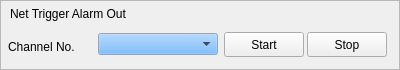
  <widget class="QFrame" name="frame6">
   <property name="geometry">
    <rect>
     <x>409</x>
     <y>61</y>
     <width>400</width>
     <height>70</height>
    </rect>
   </property>
   <property name="frameShape">
    <enum>QFrame::StyledPanel</enum>
   </property>
   <property name="frameShadow">
    <enum>QFrame::Plain</enum>
   </property>
   <widget class="QLabel" name="textLabel2">
    <property name="geometry">
     <rect>
      <x>10</x>
      <y>4</y>
      <width>201</width>
      <height>20</height>
     </rect>
    </property>
    <property name="text">
     <string>Net Trigger Alarm Out</string>
    </property>
    <property name="wordWrap">
     <bool>false</bool>
    </property>
   </widget>
   <widget class="QComboBox" name="ComboxChannelOut">
    <property name="geometry">
     <rect>
      <x>98</x>
      <y>33</y>
      <width>120</width>
      <height>22</height>
     </rect>
    </property>
    <property name="palette">
     <palette>
      <active>
       <colorrole role="WindowText">
        <brush brushstyle="SolidPattern">
         <color alpha="255">
          <red>0</red>
          <green>0</green>
          <blue>0</blue>
         </color>
        </brush>
       </colorrole>
       <colorrole role="Button">
        <brush brushstyle="SolidPattern">
         <color alpha="255">
          <red>85</red>
          <green>170</green>
          <blue>255</blue>
         </color>
        </brush>
       </colorrole>
       <colorrole role="Light">
        <brush brushstyle="SolidPattern">
         <color alpha="255">
          <red>212</red>
          <green>234</green>
          <blue>255</blue>
         </color>
        </brush>
       </colorrole>
       <colorrole role="Midlight">
        <brush brushstyle="SolidPattern">
         <color alpha="255">
          <red>148</red>
          <green>202</green>
          <blue>255</blue>
         </color>
        </brush>
       </colorrole>
       <colorrole role="Dark">
        <brush brushstyle="SolidPattern">
         <color alpha="255">
          <red>42</red>
          <green>85</green>
          <blue>127</blue>
         </color>
        </brush>
       </colorrole>
       <colorrole role="Mid">
        <brush brushstyle="SolidPattern">
         <color alpha="255">
          <red>57</red>
          <green>113</green>
          <blue>170</blue>
         </color>
        </brush>
       </colorrole>
       <colorrole role="Text">
        <brush brushstyle="SolidPattern">
         <color alpha="255">
          <red>0</red>
          <green>0</green>
          <blue>0</blue>
         </color>
        </brush>
       </colorrole>
       <colorrole role="BrightText">
        <brush brushstyle="SolidPattern">
         <color alpha="255">
          <red>255</red>
          <green>255</green>
          <blue>255</blue>
         </color>
        </brush>
       </colorrole>
       <colorrole role="ButtonText">
        <brush brushstyle="SolidPattern">
         <color alpha="255">
          <red>0</red>
          <green>0</green>
          <blue>0</blue>
         </color>
        </brush>
       </colorrole>
       <colorrole role="Base">
        <brush brushstyle="SolidPattern">
         <color alpha="255">
          <red>255</red>
          <green>255</green>
          <blue>255</blue>
         </color>
        </brush>
       </colorrole>
       <colorrole role="Window">
        <brush brushstyle="SolidPattern">
         <color alpha="255">
          <red>212</red>
          <green>228</green>
          <blue>255</blue>
         </color>
        </brush>
       </colorrole>
       <colorrole role="Shadow">
        <brush brushstyle="SolidPattern">
         <color alpha="255">
          <red>0</red>
          <green>0</green>
          <blue>0</blue>
         </color>
        </brush>
       </colorrole>
       <colorrole role="Highlight">
        <brush brushstyle="SolidPattern">
         <color alpha="255">
          <red>0</red>
          <green>0</green>
          <blue>128</blue>
         </color>
        </brush>
       </colorrole>
       <colorrole role="HighlightedText">
        <brush brushstyle="SolidPattern">
         <color alpha="255">
          <red>255</red>
          <green>255</green>
          <blue>255</blue>
         </color>
        </brush>
       </colorrole>
       <colorrole role="Link">
        <brush brushstyle="SolidPattern">
         <color alpha="255">
          <red>0</red>
          <green>0</green>
          <blue>0</blue>
         </color>
        </brush>
       </colorrole>
       <colorrole role="LinkVisited">
        <brush brushstyle="SolidPattern">
         <color alpha="255">
          <red>0</red>
          <green>0</green>
          <blue>0</blue>
         </color>
        </brush>
       </colorrole>
      </active>
      <inactive>
       <colorrole role="WindowText">
        <brush brushstyle="SolidPattern">
         <color alpha="255">
          <red>0</red>
          <green>0</green>
          <blue>0</blue>
         </color>
        </brush>
       </colorrole>
       <colorrole role="Button">
        <brush brushstyle="SolidPattern">
         <color alpha="255">
          <red>85</red>
          <green>170</green>
          <blue>255</blue>
         </color>
        </brush>
       </colorrole>
       <colorrole role="Light">
        <brush brushstyle="SolidPattern">
         <color alpha="255">
          <red>212</red>
          <green>234</green>
          <blue>255</blue>
         </color>
        </brush>
       </colorrole>
       <colorrole role="Midlight">
        <brush brushstyle="SolidPattern">
         <color alpha="255">
          <red>123</red>
          <green>189</green>
          <blue>255</blue>
         </color>
        </brush>
       </colorrole>
       <colorrole role="Dark">
        <brush brushstyle="SolidPattern">
         <color alpha="255">
          <red>42</red>
          <green>85</green>
          <blue>127</blue>
         </color>
        </brush>
       </colorrole>
       <colorrole role="Mid">
        <brush brushstyle="SolidPattern">
         <color alpha="255">
          <red>57</red>
          <green>113</green>
          <blue>170</blue>
         </color>
        </brush>
       </colorrole>
       <colorrole role="Text">
        <brush brushstyle="SolidPattern">
         <color alpha="255">
          <red>0</red>
          <green>0</green>
          <blue>0</blue>
         </color>
        </brush>
       </colorrole>
       <colorrole role="BrightText">
        <brush brushstyle="SolidPattern">
         <color alpha="255">
          <red>255</red>
          <green>255</green>
          <blue>255</blue>
         </color>
        </brush>
       </colorrole>
       <colorrole role="ButtonText">
        <brush brushstyle="SolidPattern">
         <color alpha="255">
          <red>0</red>
          <green>0</green>
          <blue>0</blue>
         </color>
        </brush>
       </colorrole>
       <colorrole role="Base">
        <brush brushstyle="SolidPattern">
         <color alpha="255">
          <red>255</red>
          <green>255</green>
          <blue>255</blue>
         </color>
        </brush>
       </colorrole>
       <colorrole role="Window">
        <brush brushstyle="SolidPattern">
         <color alpha="255">
          <red>212</red>
          <green>228</green>
          <blue>255</blue>
         </color>
        </brush>
       </colorrole>
       <colorrole role="Shadow">
        <brush brushstyle="SolidPattern">
         <color alpha="255">
          <red>0</red>
          <green>0</green>
          <blue>0</blue>
         </color>
        </brush>
       </colorrole>
       <colorrole role="Highlight">
        <brush brushstyle="SolidPattern">
         <color alpha="255">
          <red>0</red>
          <green>0</green>
          <blue>128</blue>
         </color>
        </brush>
       </colorrole>
       <colorrole role="HighlightedText">
        <brush brushstyle="SolidPattern">
         <color alpha="255">
          <red>255</red>
          <green>255</green>
          <blue>255</blue>
         </color>
        </brush>
       </colorrole>
       <colorrole role="Link">
        <brush brushstyle="SolidPattern">
         <color alpha="255">
          <red>0</red>
          <green>0</green>
          <blue>255</blue>
         </color>
        </brush>
       </colorrole>
       <colorrole role="LinkVisited">
        <brush brushstyle="SolidPattern">
         <color alpha="255">
          <red>255</red>
          <green>0</green>
          <blue>255</blue>
         </color>
        </brush>
       </colorrole>
      </inactive>
      <disabled>
       <colorrole role="WindowText">
        <brush brushstyle="SolidPattern">
         <color alpha="255">
          <red>128</red>
          <green>128</green>
          <blue>128</blue>
         </color>
        </brush>
       </colorrole>
       <colorrole role="Button">
        <brush brushstyle="SolidPattern">
         <color alpha="255">
          <red>85</red>
          <green>170</green>
          <blue>255</blue>
         </color>
        </brush>
       </colorrole>
       <colorrole role="Light">
        <brush brushstyle="SolidPattern">
         <color alpha="255">
          <red>212</red>
          <green>234</green>
          <blue>255</blue>
         </color>
        </brush>
       </colorrole>
       <colorrole role="Midlight">
        <brush brushstyle="SolidPattern">
         <color alpha="255">
          <red>123</red>
          <green>189</green>
          <blue>255</blue>
         </color>
        </brush>
       </colorrole>
       <colorrole role="Dark">
        <brush brushstyle="SolidPattern">
         <color alpha="255">
          <red>42</red>
          <green>85</green>
          <blue>127</blue>
         </color>
        </brush>
       </colorrole>
       <colorrole role="Mid">
        <brush brushstyle="SolidPattern">
         <color alpha="255">
          <red>57</red>
          <green>113</green>
          <blue>170</blue>
         </color>
        </brush>
       </colorrole>
       <colorrole role="Text">
        <brush brushstyle="SolidPattern">
         <color alpha="255">
          <red>128</red>
          <green>128</green>
          <blue>128</blue>
         </color>
        </brush>
       </colorrole>
       <colorrole role="BrightText">
        <brush brushstyle="SolidPattern">
         <color alpha="255">
          <red>255</red>
          <green>255</green>
          <blue>255</blue>
         </color>
        </brush>
       </colorrole>
       <colorrole role="ButtonText">
        <brush brushstyle="SolidPattern">
         <color alpha="255">
          <red>128</red>
          <green>128</green>
          <blue>128</blue>
         </color>
        </brush>
       </colorrole>
       <colorrole role="Base">
        <brush brushstyle="SolidPattern">
         <color alpha="255">
          <red>255</red>
          <green>255</green>
          <blue>255</blue>
         </color>
        </brush>
       </colorrole>
       <colorrole role="Window">
        <brush brushstyle="SolidPattern">
         <color alpha="255">
          <red>212</red>
          <green>228</green>
          <blue>255</blue>
         </color>
        </brush>
       </colorrole>
       <colorrole role="Shadow">
        <brush brushstyle="SolidPattern">
         <color alpha="255">
          <red>0</red>
          <green>0</green>
          <blue>0</blue>
         </color>
        </brush>
       </colorrole>
       <colorrole role="Highlight">
        <brush brushstyle="SolidPattern">
         <color alpha="255">
          <red>0</red>
          <green>0</green>
          <blue>128</blue>
         </color>
        </brush>
       </colorrole>
       <colorrole role="HighlightedText">
        <brush brushstyle="SolidPattern">
         <color alpha="255">
          <red>255</red>
          <green>255</green>
          <blue>255</blue>
         </color>
        </brush>
       </colorrole>
       <colorrole role="Link">
        <brush brushstyle="SolidPattern">
         <color alpha="255">
          <red>0</red>
          <green>0</green>
          <blue>255</blue>
         </color>
        </brush>
       </colorrole>
       <colorrole role="LinkVisited">
        <brush brushstyle="SolidPattern">
         <color alpha="255">
          <red>255</red>
          <green>0</green>
          <blue>255</blue>
         </color>
        </brush>
       </colorrole>
      </disabled>
     </palette>
    </property>
   </widget>
   <widget class="QPushButton" name="ButAlarmOutStart">
    <property name="geometry">
     <rect>
      <x>224</x>
      <y>32</y>
      <width>80</width>
      <height>25</height>
     </rect>
    </property>
    <property name="text">
     <string>Start</string>
    </property>
   </widget>
   <widget class="QPushButton" name="ButAlarmOutStop">
    <property name="geometry">
     <rect>
      <x>307</x>
      <y>32</y>
      <width>80</width>
      <height>25</height>
     </rect>
    </property>
    <property name="text">
     <string>Stop</string>
    </property>
   </widget>
   <widget class="QLabel" name="textLabel3_2">
    <property name="geometry">
     <rect>
      <x>8</x>
      <y>31</y>
      <width>91</width>
      <height>31</height>
     </rect>
    </property>
    <property name="text">
     <string>Channel No.</string>
    </property>
    <property name="wordWrap">
     <bool>false</bool>
    </property>
   </widget>
  </widget>
